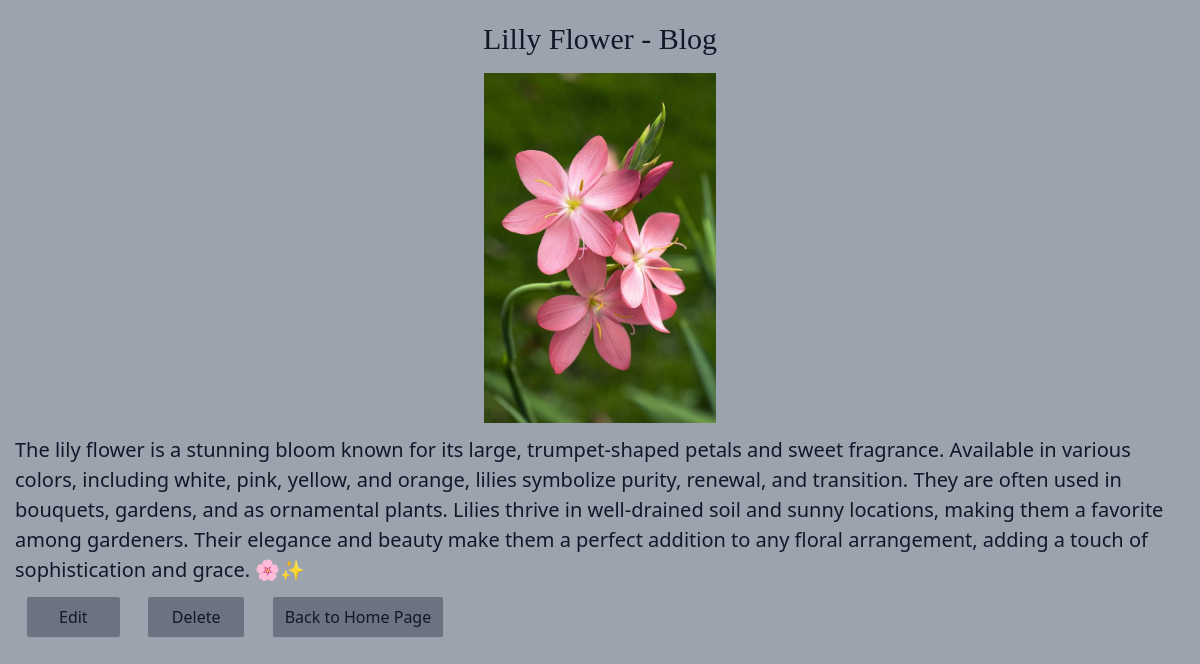
The page /5 on the database its author committed.
### gallery/models.py (models this page shows, shortened)
class Product(models.Model):
    name = models.CharField(max_length=225)
    description = models.TextField()
    image = models.ImageField(upload_to='products/')
    created_at = models.DateTimeField(auto_now_add=True)
    updated_at = models.DateTimeField(auto_now=True)

### gallery/views.py (the view)
# urls.py: path('<int:pk>',views.product_detail,name='product_detail'),
def product_detail(request,pk):
    product = Product.objects.get(pk=pk)
    return render(request, 'gallery/product_detail.html', {'product': product})

### gallery/templates/gallery/product_detail.html (shortened to what this page needs)
{% extends 'gallery/layout.html' %}
{% block body %}
<div class="max-w-[1320px]">
    <div class="max-w-[1170px] mx-auto mt-4">
        <div>
            <h1 class="font-serif text-[30px] text-center pb-3">{{product.name}} - Blog</h1>
            <div class="flex justify-center items-center pb-3">
                <img src="{{product.image.url}}" alt="" class="max-h-[350px]">
            </div>
            <p class="text-[20px]">{{product.description}}</p>
            <a href="{% url 'edit_product' product.pk %}"><button class="py-2 px-8 rounded-sm m-3 shadow-sm bg-gray-500 hover:bg-zinc-500">Edit</button></a>
            <a href="{% url 'delete_product' product.pk %}"><button class="py-2 px-6 rounded-sm m-3 shadow-sm hover:bg-zinc-500 bg-gray-500">Delete</button></a>
            <a href="{% url 'product_list' %}"><button class="py-2 px-3 rounded-sm m-3 shadow-sm hover:bg-zinc-500 bg-gray-500">Back to Home Page</button></a>
        </div>
    </div>
</div>
{% endblock %}

### rows shown on the page
Product: name "Lilly Flower", image (picture), description "The lily flower is a stunning bloom known for its large, trumpet-shaped petals and sweet fragrance. Available in various colors, including white, pink, yellow, and orange, lilies symbolize purity, renewal, and transition. They are often used in bouquets, gardens, and as ornamental plants. Lilies thrive in well-drained soil and sunny locations, making them a favorite among gardeners. Their elegance and beauty make them a perfect addition to any floral arrangement, adding a touch of sophistication and grace. 🌸✨"
